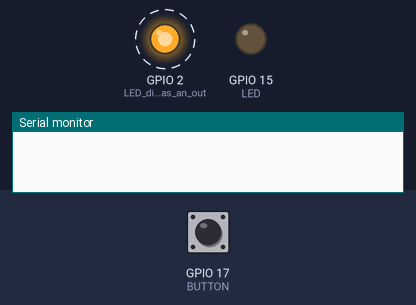
A program run on a simulated ESP32. Shown: output pins drawn as LEDs (lit = HIGH), the last lines printed to the serial monitor. Dashed ring = blinking. The test bench sets the inputs (shaded band); at power-on: GPIO 17 (BUTTON) LOW.

Above: at 1.2 s.
1.3 s: GPIO 17 (BUTTON) pulled HIGH for 0.15 s
At 3.8 s:
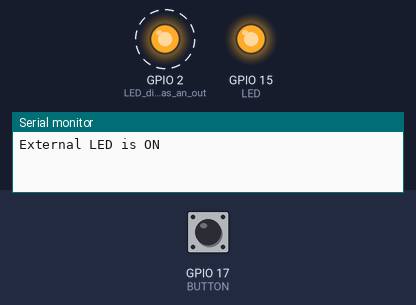
4.4 s: GPIO 17 (BUTTON) pulled HIGH for 1 s
At 6.5 s:
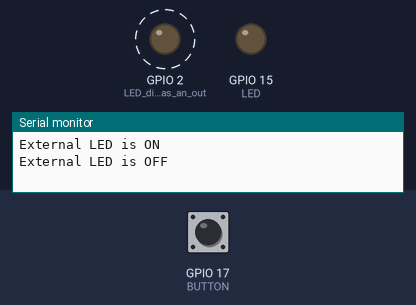
7.4 s: GPIO 17 (BUTTON) pulled HIGH for 3.2 s
At 8.8 s:
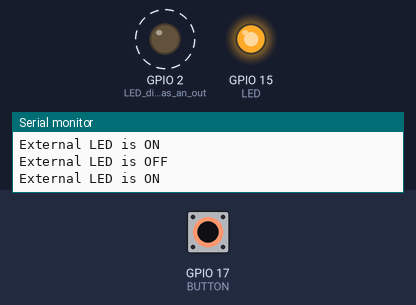
Timing chart, 0 to 19.6 s (numbered marks = the images above; inputs shaded):
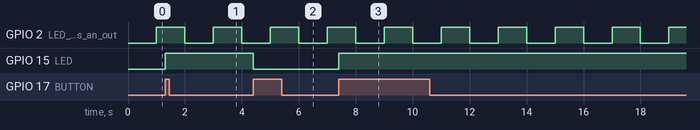

Measured:
- after the input at 1.3 s, GPIO 15 (LED): LOW → HIGH at once
- after the input at 4.4 s, GPIO 15 (LED): HIGH → LOW at once
- after the input at 7.4 s, GPIO 15 (LED): LOW → HIGH at once
- by itself, GPIO 2 (LED_digital_pin_as_an_out): alternates HIGH for 1.0 s and LOW for 1.0 s

The program:

main.cpp
```cpp
// ****************************************************************************
// Title		: Example Debounce
// File Name	: 'main.cpp'
// Target MCU	: Espressif ESP32 (Doit DevKit Version 1)
//
// Revision History:
// When			Who			Description of change
// -----------	-----------	-----------------------
// 18-APR-2022	brooks		program start
// ****************************************************************************

// Include Files
// ****************************************************************************
#include <Arduino.h>
#include <debounce.h> // Debouncing library

// Globals
// ****************************************************************************
const int LED = 15;		// Pin number external LED
int ledState = LOW;		// State of external LED
int ledBlueState = LOW; // State of BUILTIN_LED
const int BUTTON = 17;	// Pin number for external BUTTON

hw_timer_t *timer0 = NULL; // Create timer
portMUX_TYPE mux = portMUX_INITIALIZER_UNLOCKED;
volatile bool flagTimer0 = false; // Flag if Interrupt triggered

unsigned long prevTime = millis(); // Timing LED_BUILTIN heartbeat

Debounce myButton(BUTTON, 1); // Instantiate debouncing object

// Interrupt Service Routine (ISR)
// ****************************************************************************
void IRAM_ATTR timerISR0()
{
	portENTER_CRITICAL_ISR(&mux);
	flagTimer0 = true; // Set flag variable
	portEXIT_CRITICAL_ISR(&mux);
}

// Begin Code
// ****************************************************************************
void setup()
{
	Serial.begin(115200);		  // Starts serial monitor
	pinMode(LED, OUTPUT);		  // Declare pin as digital output
	digitalWrite(LED, LOW);		  // Start with LED off
	pinMode(BUTTON, INPUT);		  // Declare pin as digital input
	pinMode(LED_BUILTIN, OUTPUT); // LED digital pin as an output

	timer0 = timerBegin(0, 80, true); // 80MHz/80 prescaler=1 MHz
	timerAttachInterrupt(timer0, &timerISR0, true);
	timerAlarmWrite(timer0, 1000, true); // ISR 1ms
	timerAlarmEnable(timer0);			  // Enable ISR
}

// Main program
// ****************************************************************************
void loop()
{
	if (flagTimer0) // Process timer interrupt
	{
		flagTimer0 = false; // Reset flag
		myButton.update();	// Check button every 1ms
	}

	if (millis() - prevTime >= 1000) // Repeats every 1sec
	{
		prevTime = millis();		  // Reset time
		ledBlueState = !ledBlueState; // Toggle LED on/off
		digitalWrite(LED_BUILTIN, ledBlueState);
	}

	if (myButton.isPressed()) // Check IF button was pushed
	{
		ledState = !ledState; // Toggle LED on/off
		digitalWrite(LED, ledState);
		if (ledState)
			Serial.printf("External LED is ON\r\n");
		else
			Serial.printf("External LED is OFF\r\n");
	}
}
```

debounce.cpp
```cpp
// ****************************************************************************
// Title		: Debounce
// File Name	: 'debounce.cpp'
// Target MCU	: Espressif ESP32 (Doit DevKit Version 1)
//
// Code based on
// https://hackaday.com/2015/12/10/embed-with-elliot-debounce-your-noisy-buttons-part-ii/
//
// Revision History:
// When			Who			Description of change
// -----------	-----------	-----------------------
// 14-APR-2022	brooks		program start
// ****************************************************************************

// Include Files
// ****************************************************************************
#include <arduino.h>
#include <debounce.h>

#define MASK 0b11000111	   // Don't care bits = 0
#define RELEASE 0b11000000 // Button released
#define DOWN 0b11111111	   // Button down mask
#define UP 0b00000000	   // Button up
#define PRESS 0b00000111   // Button pressed
#define CLEAR 0b00000000   // Clear history
#define SET 0b11111111	   // Set history

// Constructors
// ****************************************************************************
Debounce::Debounce(uint8_t buttonPin) // Pin to debounce
{
	_button = buttonPin;
	_logicLevel = HIGH;
}

Debounce::Debounce(uint8_t buttonPin, uint8_t logicLevel)
{
	_button = buttonPin;
	_logicLevel = logicLevel; // LOW or HIGH
}

// Functions
// ****************************************************************************
uint8_t Debounce::readButton(void)
{
	uint8_t result = false;
	if (_logicLevel == LOW && digitalRead(_button) == LOW)
	{
		result = true;
	}
	else if (_logicLevel == HIGH && digitalRead(_button) == HIGH)
	{
		result = true;
	}
	return result;
}

void Debounce::update(void)
{
	_buttonHistory = (_buttonHistory << 1);
	_buttonHistory |= readButton();
}

uint8_t Debounce::isPressed(void)
{
	uint8_t _pressed = 0;

	if ((_buttonHistory & MASK) == PRESS)
	{
		_pressed = 1;
		_buttonHistory = SET;
	}
	return _pressed;
}

uint8_t Debounce::isReleased(void)
{
	uint8_t _released = 0;

	if ((MASK & _buttonHistory) == RELEASE)
	{
		_released = 1;
		_buttonHistory = CLEAR;
	}
	return _released;
}

uint8_t Debounce::isDown(void)
{
	return (_buttonHistory == DOWN);
}

uint8_t Debounce::isUp(void)
{
	return (_buttonHistory == UP);
}
```

debounce.h
```cpp
// ****************************************************************************
// Title		: Debounce
// File Name	: 'debounce.h'
// Target MCU	: Espressif ESP32 (Doit DevKit Version 1)
//
// Code based on
// https://hackaday.com/2015/12/10/embed-with-elliot-debounce-your-noisy-buttons-part-ii/
//
// Revision History:
// When			Who			Description of change
// -----------	-----------	-----------------------
// 14-APR-2022	brooks		program start
// ****************************************************************************

#ifndef debounce_H
#define debounce_H
#pragma once

// Include Files
// ****************************************************************************
#include <Arduino.h>

// Class
// ****************************************************************************
class Debounce
{
	public:
		// Constructors
		Debounce(uint8_t buttonPin);		// Defaults to Active HIGH logic

		Debounce(uint8_t buttonPin, uint8_t activeLevel);

		void update(void);
		uint8_t isUp(void);
		uint8_t isDown(void);
		uint8_t isPressed(void);
		uint8_t isReleased(void);

	protected:

	private:
		uint8_t _histSize=0;
		uint8_t _buttonHistory=0;
		uint8_t _button=0;
		uint8_t _logicLevel=0;

		uint8_t readButton(void);
};

#endif										// debounce_H
```
